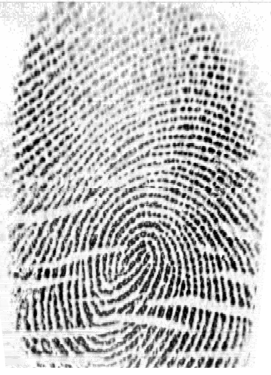
#> input picture fingerprint_enhancement/img/L1_6.png, 271 x 375 px
$ python enhancement.py --i ../img   (older library calls are emulated)
#> lines starting #> are read from the running program, lines starting #| are printed output that depends on the picture; after the words box and inside, x2 and y2 are one past the last pixel; in counts of white or black regions, pixels touching at a corner belong together
### fingerprint_enhancement/src/utils.py
import numpy as np
import cv2
from ridge import ridge_segment, ridge_orient, ridge_freq, ridge_filter


# 标准伽马函数校正RGB图像
def adjust_gamma(image, gamma=1.0):
    invGamma = 1.0 / gamma
    table = np.array([((i / 255.0) ** invGamma) * 255
                      for i in np.arange(0, 256)]).astype("uint8")

    return cv2.LUT(image, table)


# rgb转灰度图
def rgb2gray(im: np.ndarray, rgb2gray_vector: np.ndarray) -> np.ndarray:
    # [0.2989, 0.5870, 0.1140]
    # rgb2gray_vector = np.asarray([0.2126, 0.7152, 0.0722]).astype(np.float32)
    rgb2gray_vector.shape = (3, 1)

    if im.ndim == 2:
        img_gray = np.copy(im)
    elif im.shape[2] == 1:
        img_gray = np.copy(im[:, :, 0])
    elif im.shape[2] == 3:
        w, h = im.shape[:2]
        im = np.reshape(im, (w * h, 3))
        img_gray = np.dot(im, rgb2gray_vector)
        img_gray.shape = (w, h)
    else:
        raise ValueError('Input image must have 1 or 3 channels')

    return img_gray.astype(np.float32)


def image_enhance(image):
    block_size = 16   # 8
    threshold = 0.1   # 0.01
    normalized_image, mask = ridge_segment(image, block_size, threshold)  # Normalize the image and find a ROI

    gradient_sigma = 1
    block_sigma = 7
    orientation_smooth_sigma = 7
    orientation_image = ridge_orient(normalized_image, gradient_sigma, block_sigma, orientation_smooth_sigma)  # Find orientation of every pixel

    block_size = 38   # 10
    window_size = 5   # 3
    min_wavelength = 5  # 3
    max_wavelength = 15  # 10
    frequency, median_frequency = ridge_freq(normalized_image, mask, orientation_image, block_size, window_size,
                                             min_wavelength, max_wavelength)  # Find the overall frequency of ridges

    frequency = median_frequency * mask
    kx = 0.65   # 0.5
    ky = 0.65   # 0.5
    # Create gabor filter and do the actual filtering
    new_image = ridge_filter(normalized_image, orientation_image, frequency, kx, ky)

    return new_image > 1

### fingerprint_enhancement/src/ridge.py
import numpy as np
import cv2
from scipy import signal, ndimage
from frequest import freQuest


def normalise(img):
    normed = (img - np.mean(img)) / np.std(img)
    return normed


def ridge_segment(image, block_size, threshold):
    rows, cols = image.shape

    image = cv2.equalizeHist(image)
    new_rows = np.int(block_size * np.ceil((np.float(rows)) / (np.float(block_size))))
    new_cols = np.int(block_size * np.ceil((np.float(cols)) / (np.float(block_size))))

    padded_image = np.zeros((new_rows, new_cols))
    std_dev_image = np.zeros((new_rows, new_cols))

    padded_image[0:rows][:, 0:cols] = image

    for i in range(0, new_rows, block_size):
        for j in range(0, new_cols, block_size):
            block = padded_image[i:i + block_size][:, j:j + block_size]

            std_dev_image[i:i + block_size][:, j:j + block_size] = np.std(block) * np.ones(block.shape)

    std_dev_image = std_dev_image[0:rows][:, 0:cols]
    mask = std_dev_image > threshold
    mean_value = np.mean(image[mask])
    std_value = np.std(image[mask])
    normalized_image = (image - mean_value) / std_value

    return normalized_image, mask


def ridge_orient(image, gradient_sigma, block_sigma, orient_smooth_sigma):
    # Calculate image gradients
    sze = np.fix(6 * gradient_sigma)
    if np.remainder(sze, 2) == 0:
        sze = sze + 1

    gauss = cv2.getGaussianKernel(np.int(sze), gradient_sigma)
    f = gauss * gauss.T

    fy, fx = np.gradient(f)  # Gradient of Gaussian

    Gx = signal.convolve2d(image, fx, mode='same')
    Gy = signal.convolve2d(image, fy, mode='same')

    Gxx = np.power(Gx, 2)
    Gyy = np.power(Gy, 2)
    Gxy = Gx * Gy

    # Now smooth the covariance data to perform a weighted summation of the data
    sze = np.fix(6 * block_sigma)

    gauss = cv2.getGaussianKernel(np.int(sze), block_sigma)
    f = gauss * gauss.T

    Gxx = ndimage.convolve(Gxx, f)
    Gyy = ndimage.convolve(Gyy, f)
    Gxy = 2 * ndimage.convolve(Gxy, f)

    # Analytic solution of principal direction
    denom = np.sqrt(np.power(Gxy, 2) + np.power((Gxx - Gyy), 2)) + np.finfo(float).eps

    sin2theta = Gxy / denom  # Sine and cosine of doubled angles
    cos2theta = (Gxx - Gyy) / denom

    if orient_smooth_sigma:
        sze = np.fix(6 * orient_smooth_sigma)
        if np.remainder(sze, 2) == 0:
            sze = sze + 1
        gauss = cv2.getGaussianKernel(np.int(sze), orient_smooth_sigma)
        f = gauss * gauss.T
        cos2theta = ndimage.convolve(cos2theta, f)    # Smoothed sine and cosine of
        sin2theta = ndimage.convolve(sin2theta, f)    # doubled angles

    orient_image = np.pi / 2 + np.arctan2(sin2theta, cos2theta) / 2
    return orient_image


def ridge_freq(image, mask, orientation, block_size, window_size, min_wavelength, max_wavelength):
    rows, cols = image.shape
    frequencies = np.zeros((rows, cols))

    for r in range(0, rows - block_size, block_size):
        for c in range(0, cols - block_size, block_size):
            block_image = image[r:r + block_size][:, c:c + block_size]
            block_orientation = orientation[r:r + block_size][:, c:c + block_size]

            frequencies[r:r + block_size][:, c:c + block_size] = freQuest(block_image, block_orientation, window_size,
                                                                          min_wavelength, max_wavelength)

    frequencies = frequencies * mask
    frequencies_1d = np.reshape(frequencies, (1, rows * cols))
    ind = np.where(frequencies_1d > 0)

    ind = np.array(ind)
    ind = ind[1, :]

    non_zero_elems_in_freq = frequencies_1d[0][ind]

    mean_frequency = np.mean(non_zero_elems_in_freq)
    return frequencies, mean_frequency


def ridge_filter(im, orient, freq, kx, ky):
    angleInc = 3
    im = np.double(im)
    rows, cols = im.shape
    newim = np.zeros((rows, cols))

    freq_1d = np.reshape(freq, (1, rows * cols))
    ind = np.where(freq_1d > 0)

    ind = np.array(ind)
    ind = ind[1, :]

    # Round the array of frequencies to the nearest 0.01 to reduce the
    # number of distinct frequencies we have to deal with.

    non_zero_elems_in_freq = freq_1d[0][ind]
    non_zero_elems_in_freq = np.double(np.round((non_zero_elems_in_freq * 100))) / 100

    unfreq = np.unique(non_zero_elems_in_freq)

    # Generate filters corresponding to these distinct frequencies and
    # orientations in 'angleInc' increments.

    sigmax = 1 / unfreq[0] * kx
    sigmay = 1 / unfreq[0] * ky

    sze = np.int(np.round(3 * np.max([sigmax, sigmay])))

    x, y = np.meshgrid(np.linspace(-sze, sze, (2 * sze + 1)), np.linspace(-sze, sze, (2 * sze + 1)))

    reffilter = np.exp(-((np.power(x, 2)) / (sigmax * sigmax) + (np.power(y, 2)) / (sigmay * sigmay))) * np.cos(
        2 * np.pi * unfreq[0] * x)  # this is the original gabor filter

    filt_rows, filt_cols = reffilter.shape

    angleRange = np.int(180 / angleInc)

    gabor_filter = np.array(np.zeros((angleRange, filt_rows, filt_cols)))

    for o in range(0, angleRange):
        # Generate rotated versions of the filter.  Note orientation
        # image provides orientation *along* the ridges, hence +90
        # degrees, and imrotate requires angles +ve anticlockwise, hence
        # the minus sign.
        rot_filt = ndimage.rotate(reffilter, -(o * angleInc + 90), reshape=False)
        gabor_filter[o] = rot_filt

    # Find indices of matrix points greater than maxsze from the image
    # boundary

    maxsze = int(sze)

    temp = freq > 0
    validr, validc = np.where(temp)

    temp1 = validr > maxsze
    temp2 = validr < rows - maxsze
    temp3 = validc > maxsze
    temp4 = validc < cols - maxsze

    final_temp = temp1 & temp2 & temp3 & temp4

    finalind = np.where(final_temp)

    # Convert orientation matrix values from radians to an index value
    # that corresponds to round(degrees/angleInc)

    maxorientindex = np.round(180 / angleInc)
    orientindex = np.round(orient / np.pi * 180 / angleInc)

    # do the filtering

    for i in range(0, rows):
        for j in range(0, cols):
            if (orientindex[i][j] < 1):
                orientindex[i][j] = orientindex[i][j] + maxorientindex
            if (orientindex[i][j] > maxorientindex):
                orientindex[i][j] = orientindex[i][j] - maxorientindex
    finalind_rows, finalind_cols = np.shape(finalind)
    sze = int(sze)
    for k in range(0, finalind_cols):
        r = validr[finalind[0][k]]
        c = validc[finalind[0][k]]

        img_block = im[r - sze:r + sze + 1][:, c - sze:c + sze + 1]

        newim[r][c] = np.sum(img_block * gabor_filter[int(orientindex[r][c]) - 1])

    return newim

### fingerprint_enhancement/src/frequest.py
import numpy as np
import scipy.ndimage
import math


def freQuest(image, orientation_image, window_size, min_wave_length, max_wave_length):
    rows, cols = np.shape(image)

    # Find mean orientation within the block. This is done by averaging the
    # sines and cosines of the doubled angles before reconstructing the
    # angle again.  This avoids wraparound problems at the origin.
    cos_orientation = np.mean(np.cos(2 * orientation_image))
    sin_orientation = np.mean(np.sin(2 * orientation_image))
    orientation = math.atan2(sin_orientation, cos_orientation) / 2

    # Rotate the image block so that the ridges are vertical
    rotated_image = scipy.ndimage.rotate(image, orientation / np.pi * 180 + 90, axes=(1, 0), reshape=False, order=3,
                                         mode='nearest')

    # Now crop the image so that the rotated image does not contain any
    # invalid regions.  This prevents the projection down the columns
    # from being mucked up.
    crop_size = int(np.fix(rows / np.sqrt(2)))
    offset = int(np.fix((rows - crop_size) / 2))
    cropped_image = rotated_image[offset:offset + crop_size][:, offset:offset + crop_size]

    # Sum down the columns to get a projection of the grey values down
    # the ridges.
    projection = np.sum(cropped_image, axis=0)
    dilation = scipy.ndimage.grey_dilation(projection, window_size, structure=np.ones(window_size))

    temp = np.abs(dilation - projection)

    peak_threshold = 2

    max_points = (temp < peak_threshold) & (projection > np.mean(projection))
    max_indices = np.where(max_points)

    rows_max_indices, cols_max_indices = np.shape(max_indices)

    # Determine the spatial frequency of the ridges by divinding the
    # distance between the 1st and last peaks by the (No of peaks-1). If no
    # peaks are detected, or the wavelength is outside the allowed bounds,
    # the frequency image is set to 0
    if cols_max_indices < 2:
        frequency_image = np.zeros(image.shape)
    else:
        no_of_peaks = cols_max_indices
        wavelength = (max_indices[0][cols_max_indices - 1] - max_indices[0][0]) / (no_of_peaks - 1)
        if min_wave_length <= wavelength <= max_wave_length:
            frequency_image = 1 / np.double(wavelength) * np.ones(image.shape)
        else:
            frequency_image = np.zeros(image.shape)

    return frequency_image

### fingerprint_enhancement/src/enhancement.py
import numpy as np
import cv2
import argparse
import os
from tqdm import tqdm
from utils import adjust_gamma, rgb2gray, image_enhance


if __name__ == '__main__':
    parser = argparse.ArgumentParser()
    parser.add_argument("--i", type=str, required=True,
                        help="Path to origin image folder (absolute path)")

    args = parser.parse_args()
    origin_image_folder = args.i
    for img_name in tqdm(os.listdir(origin_image_folder)):
        img_path = os.path.join(origin_image_folder, img_name)
        img = cv2.cvtColor(cv2.imread(img_path), cv2.COLOR_BGR2RGB)
#> img is the input picture: shape (375, 271, 3); min 0, max 255, mean 190.2
        crop_width = int(img.shape[1] * 0.85)
#> crop_width = 230
        crop_height = int(img.shape[0] * 0.85)
#> crop_height = 318
        # 计算中心点坐标
        center_x = int(img.shape[1] / 2)
#> center_x = 135
        center_y = int(img.shape[0] / 2)
#> center_y = 187
        # 计算裁剪矩形的左上角坐标
        x = center_x - crop_width // 2
#> x = 20
        y = center_y - crop_height // 2
#> y = 28
        # 裁剪图像
        cropped_image = img[y:y + crop_height, x:x + crop_width]
        # step 1 CLAHE apply
        img_gamma = adjust_gamma(cropped_image, gamma=2.2)
        img_gray = rgb2gray(img_gamma, np.asarray([0.2126, 0.7152, 0.0722]).astype(np.float32))
        cv2.imwrite('tmp.jpg', img_gray)
        img_gray = cv2.imread('tmp.jpg', 0)
#> img_gray: shape (318, 230); min 0, max 255, mean 208.2
        clahe = cv2.createCLAHE(clipLimit=8.0, tileGridSize=(16, 16))
        cl1 = clahe.apply(img_gray)
        cv2.normalize(cl1, cl1, 0, 255, cv2.NORM_MINMAX)
        img_en = cv2.convertScaleAbs(cl1)
        os.remove('tmp.jpg')
        # step2 gabor filter
        enhanced_img = image_enhance(img_en) * 255
#> after the loop in ridge_segment, `for i in range(0, new_rows, block_size):`:
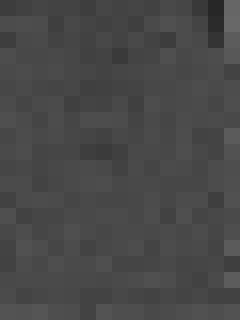
#> std_dev_image: shape (320, 240) float64; min 39.11, max 104.5, mean 72.8
#> in ridge_segment, `mask = std_dev_image > threshold`: mask: shape (318, 230) bool; every value is 1
#> in ridge_segment, `mean_value = np.mean(image[mask])`: mean_value = 128
#> in ridge_segment, `std_value = np.std(image[mask])`: std_value = 73.69
#> in ridge_freq, `rows, cols = image.shape`: rows = 318; cols = 230
#> the loop in ridge_freq, `for r in range(0, rows - block_size, block_size):` made 8 passes
#> after the loop in ridge_freq, `for r in range(0, rows - block_size, block_size):`:
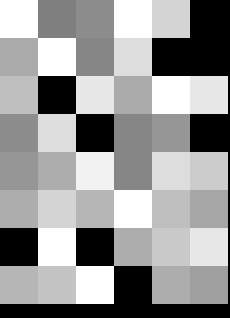
#> frequencies: shape (318, 230) float64; min 0, max 0.2, mean 0.118; drawn with min black and max white
#> in ridge_freq, `ind = np.where(frequencies_1d > 0)`: ind = 56316 positions, rows 0 to 0, columns 0 to 69917
#> in ridge_freq, `mean_frequency = np.mean(non_zero_elems_in_freq)`: mean_frequency = 0.154
#> in image_enhance, `frequency = median_frequency * mask`: frequency: shape (318, 230) float64; every value is 0.154
#> in ridge_filter, `rows, cols = im.shape`: rows = 318; cols = 230
#> in ridge_filter, `ind = np.where(freq_1d > 0)`: ind = 73140 positions, rows 0 to 0, columns 0 to 73139
#> in ridge_filter, `unfreq = np.unique(non_zero_elems_in_freq)`: unfreq = [0.15]
#> in ridge_filter, `sigmax = 1 / unfreq[0] * kx`: sigmax = 4.33
#> in ridge_filter, `sze = np.int(np.round(3 * np.max([sigmax, sigmay])))`: sze = 13
#> in ridge_filter, `filt_rows, filt_cols = reffilter.shape`: filt_rows = 27
#> the loop in ridge_filter, `for o in range(0, angleRange):` made 60 passes
#> pass 1, in ridge_filter, `rot_filt = ndimage.rotate(reffilter, -(o * angleInc + 90), reshape=Fal..`:
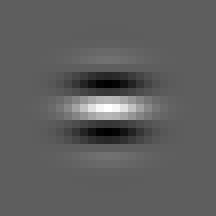
#> rot_filt: shape (27, 27) float64 (shown 8 times larger); min -0.589, max 1, mean 0.00125; drawn with min black and max white
#> in ridge_filter, `maxsze = int(sze)`: maxsze = 13
#> after the loop in ridge_filter, `for i in range(0, rows):`:
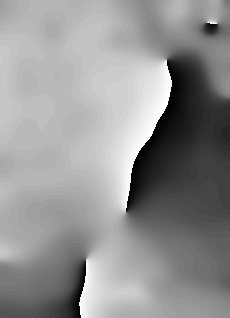
#> orientindex: shape (318, 230) float64; min 1, max 60, mean 34.9; drawn with min black and max white
#> in ridge_filter, `finalind_rows, finalind_cols = np.shape(finalind)`: finalind_rows = 1; finalind_cols = 59073
#> the loop in ridge_filter, `for k in range(0, finalind_cols):` made 59073 passes
#> pass 1, in ridge_filter, `img_block = im[r - sze:r + sze + 1][:, c - sze:c + sze + 1]`:
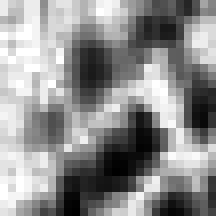
#> img_block: shape (27, 27) float64 (shown 8 times larger); min -1.67, max 1.72, mean 0.237; drawn with min black and max white
#> after the loop in ridge_filter, `for k in range(0, finalind_cols):`:
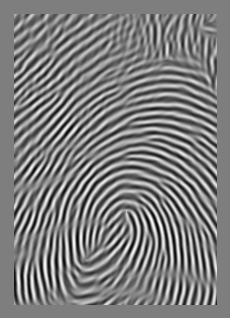
#> newim: shape (318, 230) float64; min -41.84, max 42.45, mean 0; drawn with min black and max white
#> in image_enhance, `return new_image > 1`:
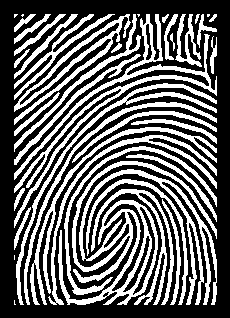
#> returned value: shape (318, 230) bool; 38.7% white; 40 white regions (6 under 20 px), largest, box (x1, y1, x2, y2) and area: (58, 161, 217, 305) 6399, (14, 14, 217, 228) 3415, (30, 127, 217, 305) 1725
        # step3 gray-level inversion
        for i in range(len(enhanced_img)):
            for j in range(len(enhanced_img[0])):
                enhanced_img[i][j] = 255 - enhanced_img[i][j]
        cv2.imwrite('../out/' + 'enhanced_' + img_name, enhanced_img)
